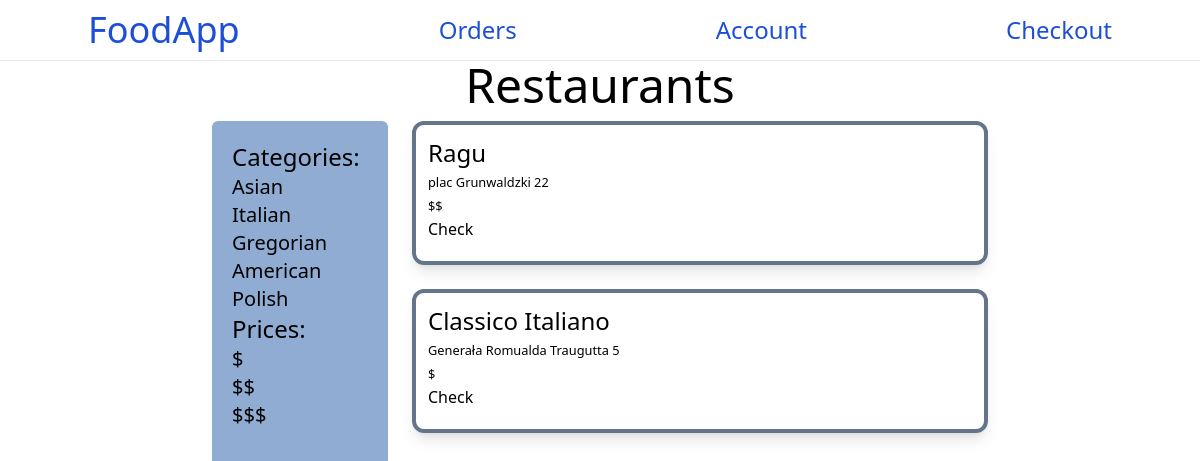
/?t=Italian, run on the app's committed database.
### base/models.py (models this page shows, shortened)
class Restaurant(models.Model):
    location = models.ForeignKey(RestaurantLocation,on_delete=models.SET_NULL,null=True)
    name = models.CharField(max_length=50)
    type = models.CharField(max_length=30)
    description = models.TextField(max_length=100)
    addition_date = models.DateTimeField(auto_now_add=True)
    type = models.CharField(
        max_length=32,
        choices=TYPES_OF_RESTAURANTS,
        default='default',
    )
    value=models.CharField(
        max_length=32,
        choices=VALUES,
        default='default',
    )
    class Meta:
        ordering = ['-addition_date']

class RestaurantLocation(models.Model):
    street = models.CharField(max_length=100,blank=True)
    city = models.CharField(max_length=30,blank=True)
    country = models.CharField(max_length=30,blank=True)
    postcode = models.CharField(max_length=30,blank=True)
    xmap = models.DecimalField(max_digits=10,decimal_places=4)
    ymap = models.DecimalField(max_digits=10,decimal_places=4)

### base/views.py (the view)
# urls.py: path('',views.home,name='home'),
def home(request):
    entry_type = request.GET.get('t','')
    entry_value = request.GET.get('v','')
    types_of_restaurants = TYPES_OF_RESTAURANTS
    restaurant_values = VALUES
    if entry_value:
        restaurant_list = Restaurant.objects.filter(value=entry_value)
    elif entry_type:
        restaurant_list = Restaurant.objects.filter(type=entry_type)
    else:
        restaurant_list = Restaurant.objects.all()
    context = {
        'restaurants':restaurant_list,
        'types_of_restaurants': types_of_restaurants,
        'restaurant_values': restaurant_values,
    }
    return render(request,'base/home.html',context)

### base/templates/base/home.html (shortened to what this page needs)
{% extends 'main.html' %}
{% block content %}
<div class="text-5xl text-center">Restaurants</div>
<div class="grid grid-cols-6 h-full">
    <div class="main col-span-1"></div>
    <div class="col-span-1 bg-[#90acd3] h-screen p-5 rounded-md m-3">
        <h1 class="text-2xl">Categories:</h1>
        <form method="post">
        {% for restaurant_type in types_of_restaurants %}
        <ul class="text-xl">
        <a href="{% url 'home' %}?t={{restaurant_type.0}}" class="hover:text-slate-100">{{restaurant_type.0}}</a>
        </ul>
        {% endfor %}
        </form>
        <h1 class="text-2xl">Prices:</h1>
        <form method="post">
        {% for value in restaurant_values %}
        <ul class="text-xl">
        <a href="{% url 'home' %}?v={{value.0}}">{{value.0}}</a>
        </ul>
        {% endfor %}
        </form>
    </div>
    <div class="main col-span-3">
        {% for restaurant in restaurants %}
            <div class="box-border h-36 w-45 p-3 border-4 mb-6 m-3 shadow-lg border-slate-500 rounded-xl hover:border-slate-300">
                <h2 class="text-2xl">{{ restaurant.name }}</h2>
                <small>{{ restaurant.location.street }}</small>
                <br>
                <small class="">{{ restaurant.value }}</small>
                <br>
                <a href="{% url 'restaurant' restaurant.id %}">Check</a>
            </div>
        {% endfor %}
    </div>
    <div class="main col-span-1"></div>
    </div>
{% endblock content %}

### data on the page
Restaurant: name "Ragu", location.street "plac Grunwaldzki 22", value "$$"
Restaurant: name "Classico Italiano", location.street "Generała Romualda Traugutta 5", value "$"

### other printed values
{{ restaurant_type.0 }} "Asian" "Italian" "Gregorian" "American" "Polish"
{{ value.0 }} "$" "$$" "$$$"
